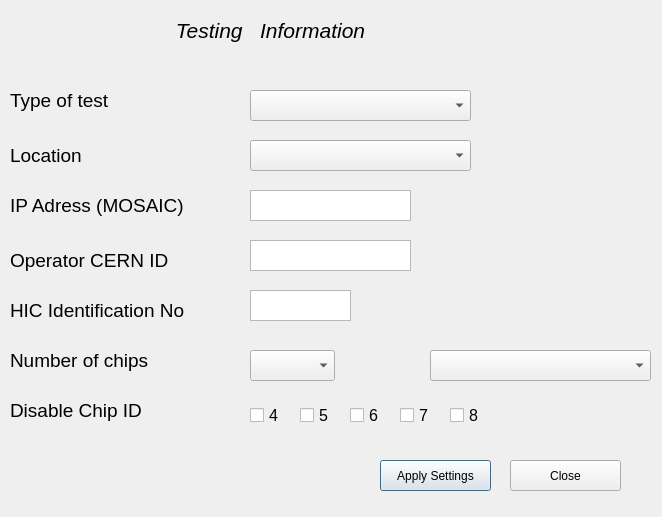
<?xml version="1.0" encoding="UTF-8"?>
<ui version="4.0">
 <class>TestSelection</class>
 <widget class="QDialog" name="TestSelection">
  <property name="geometry">
   <rect>
    <x>0</x>
    <y>0</y>
    <width>662</width>
    <height>517</height>
   </rect>
  </property>
  <property name="windowTitle">
   <string>Dialog</string>
  </property>
  <widget class="QLabel" name="testinginfo">
   <property name="geometry">
    <rect>
     <x>100</x>
     <y>10</y>
     <width>331</width>
     <height>41</height>
    </rect>
   </property>
   <property name="font">
    <font>
     <pointsize>16</pointsize>
     <italic>true</italic>
    </font>
   </property>
   <property name="text">
    <string>             Testing   Information</string>
   </property>
  </widget>
  <widget class="QLabel" name="testtype">
   <property name="geometry">
    <rect>
     <x>10</x>
     <y>90</y>
     <width>121</width>
     <height>21</height>
    </rect>
   </property>
   <property name="font">
    <font>
     <pointsize>14</pointsize>
    </font>
   </property>
   <property name="text">
    <string>Type of test </string>
   </property>
  </widget>
  <widget class="QLabel" name="operatorlaber">
   <property name="geometry">
    <rect>
     <x>10</x>
     <y>240</y>
     <width>181</width>
     <height>41</height>
    </rect>
   </property>
   <property name="font">
    <font>
     <pointsize>14</pointsize>
    </font>
   </property>
   <property name="text">
    <string>Operator CERN ID</string>
   </property>
  </widget>
  <widget class="QLabel" name="idnumber">
   <property name="geometry">
    <rect>
     <x>10</x>
     <y>290</y>
     <width>221</width>
     <height>41</height>
    </rect>
   </property>
   <property name="font">
    <font>
     <pointsize>14</pointsize>
    </font>
   </property>
   <property name="text">
    <string>HIC Identification No </string>
   </property>
  </widget>
  <widget class="QLabel" name="laddersize">
   <property name="geometry">
    <rect>
     <x>10</x>
     <y>340</y>
     <width>211</width>
     <height>41</height>
    </rect>
   </property>
   <property name="font">
    <font>
     <pointsize>14</pointsize>
    </font>
   </property>
   <property name="text">
    <string>Number of chips </string>
   </property>
  </widget>
  <widget class="QLabel" name="disablechips">
   <property name="geometry">
    <rect>
     <x>10</x>
     <y>390</y>
     <width>211</width>
     <height>41</height>
    </rect>
   </property>
   <property name="font">
    <font>
     <pointsize>14</pointsize>
    </font>
   </property>
   <property name="text">
    <string>Disable Chip ID </string>
   </property>
  </widget>
  <widget class="QCheckBox" name="disablefour">
   <property name="geometry">
    <rect>
     <x>250</x>
     <y>400</y>
     <width>111</width>
     <height>31</height>
    </rect>
   </property>
   <property name="font">
    <font>
     <pointsize>12</pointsize>
    </font>
   </property>
   <property name="text">
    <string>4</string>
   </property>
  </widget>
  <widget class="QCheckBox" name="disablefive">
   <property name="geometry">
    <rect>
     <x>300</x>
     <y>400</y>
     <width>111</width>
     <height>31</height>
    </rect>
   </property>
   <property name="font">
    <font>
     <pointsize>12</pointsize>
    </font>
   </property>
   <property name="text">
    <string>5</string>
   </property>
  </widget>
  <widget class="QCheckBox" name="disablesix">
   <property name="geometry">
    <rect>
     <x>350</x>
     <y>400</y>
     <width>111</width>
     <height>31</height>
    </rect>
   </property>
   <property name="font">
    <font>
     <pointsize>12</pointsize>
    </font>
   </property>
   <property name="text">
    <string>6</string>
   </property>
  </widget>
  <widget class="QCheckBox" name="disableseven">
   <property name="geometry">
    <rect>
     <x>400</x>
     <y>400</y>
     <width>111</width>
     <height>31</height>
    </rect>
   </property>
   <property name="font">
    <font>
     <pointsize>12</pointsize>
    </font>
   </property>
   <property name="text">
    <string>7</string>
   </property>
  </widget>
  <widget class="QCheckBox" name="disableeight">
   <property name="geometry">
    <rect>
     <x>450</x>
     <y>400</y>
     <width>111</width>
     <height>31</height>
    </rect>
   </property>
   <property name="font">
    <font>
     <pointsize>12</pointsize>
    </font>
   </property>
   <property name="text">
    <string>8</string>
   </property>
  </widget>
  <widget class="QPushButton" name="settings">
   <property name="geometry">
    <rect>
     <x>380</x>
     <y>460</y>
     <width>111</width>
     <height>31</height>
    </rect>
   </property>
   <property name="text">
    <string>Apply Settings</string>
   </property>
  </widget>
  <widget class="QTextEdit" name="operatorstring">
   <property name="geometry">
    <rect>
     <x>250</x>
     <y>240</y>
     <width>161</width>
     <height>31</height>
    </rect>
   </property>
  </widget>
  <widget class="QTextEdit" name="id">
   <property name="geometry">
    <rect>
     <x>250</x>
     <y>290</y>
     <width>101</width>
     <height>31</height>
    </rect>
   </property>
  </widget>
  <widget class="QPushButton" name="close">
   <property name="geometry">
    <rect>
     <x>510</x>
     <y>460</y>
     <width>111</width>
     <height>31</height>
    </rect>
   </property>
   <property name="text">
    <string>Close</string>
   </property>
  </widget>
  <widget class="QLabel" name="label">
   <property name="geometry">
    <rect>
     <x>10</x>
     <y>140</y>
     <width>111</width>
     <height>31</height>
    </rect>
   </property>
   <property name="font">
    <font>
     <pointsize>14</pointsize>
     <weight>50</weight>
     <bold>false</bold>
    </font>
   </property>
   <property name="text">
    <string>Location </string>
   </property>
  </widget>
  <widget class="QComboBox" name="databaselocation">
   <property name="geometry">
    <rect>
     <x>430</x>
     <y>350</y>
     <width>221</width>
     <height>31</height>
    </rect>
   </property>
  </widget>
  <widget class="QComboBox" name="typetest">
   <property name="geometry">
    <rect>
     <x>250</x>
     <y>90</y>
     <width>221</width>
     <height>31</height>
    </rect>
   </property>
  </widget>
  <widget class="QComboBox" name="Chip_Nb">
   <property name="geometry">
    <rect>
     <x>250</x>
     <y>350</y>
     <width>85</width>
     <height>31</height>
    </rect>
   </property>
  </widget>
  <widget class="QLabel" name="iplabel">
   <property name="geometry">
    <rect>
     <x>10</x>
     <y>190</y>
     <width>191</width>
     <height>31</height>
    </rect>
   </property>
   <property name="font">
    <font>
     <pointsize>14</pointsize>
     <weight>50</weight>
     <bold>false</bold>
    </font>
   </property>
   <property name="text">
    <string>IP Adress (MOSAIC)</string>
   </property>
  </widget>
  <widget class="QTextEdit" name="ipaddress">
   <property name="geometry">
    <rect>
     <x>250</x>
     <y>190</y>
     <width>161</width>
     <height>31</height>
    </rect>
   </property>
  </widget>
  <widget class="QComboBox" name="testbenchlocation">
   <property name="geometry">
    <rect>
     <x>250</x>
     <y>140</y>
     <width>221</width>
     <height>31</height>
    </rect>
   </property>
  </widget>
 </widget>
 <resources/>
 <connections/>
</ui>
